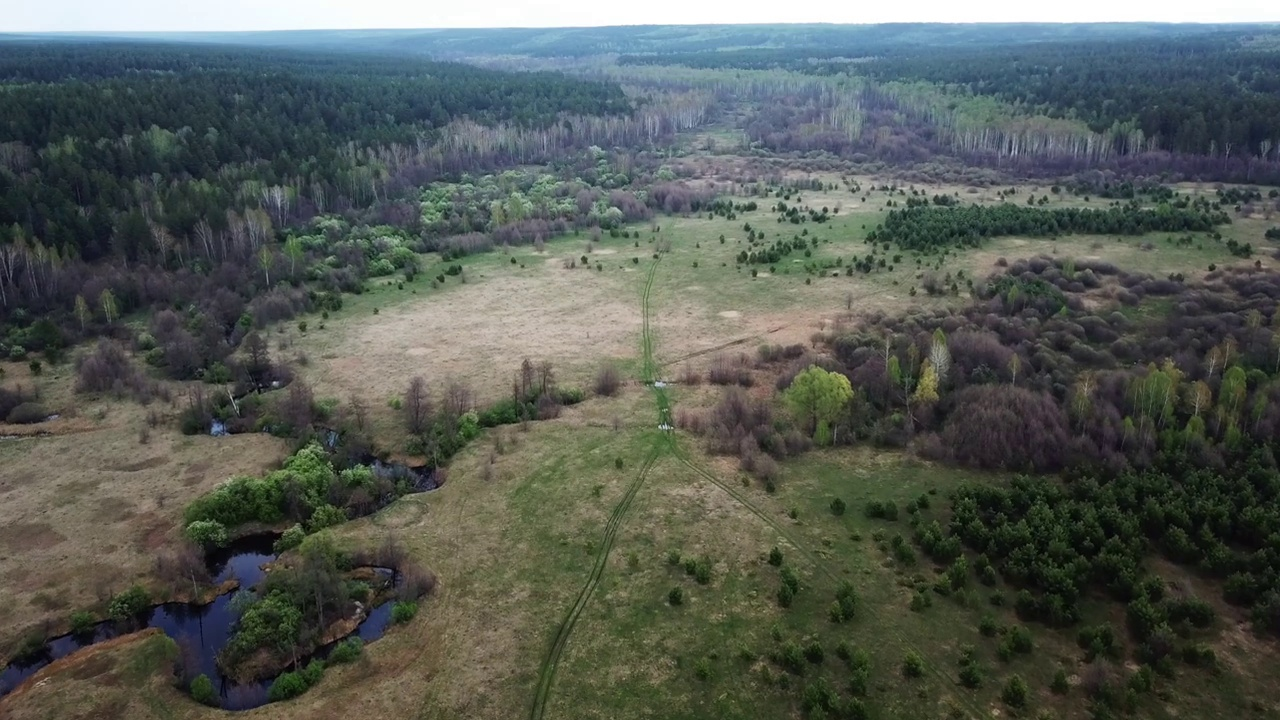
#> input picture field_frames/frame1130.jpg, 1280 x 720 px, found by its file name
$ python main.py
#> lines starting #> are read from the running program, lines starting #| are printed output that depends on the picture
### sourse/denseRLOF.py
import numpy as np
import cv2 as cv


def drlof():
    # [6 lines of commented-out code are left out]
    frame1 = cv.imread("frame1130.jpg")
#> frame1 is the input picture: shape (720, 1280, 3); mean B, G, R 85.2, 90.9, 84.8
    frame2 = cv.imread("frame1150.jpg")
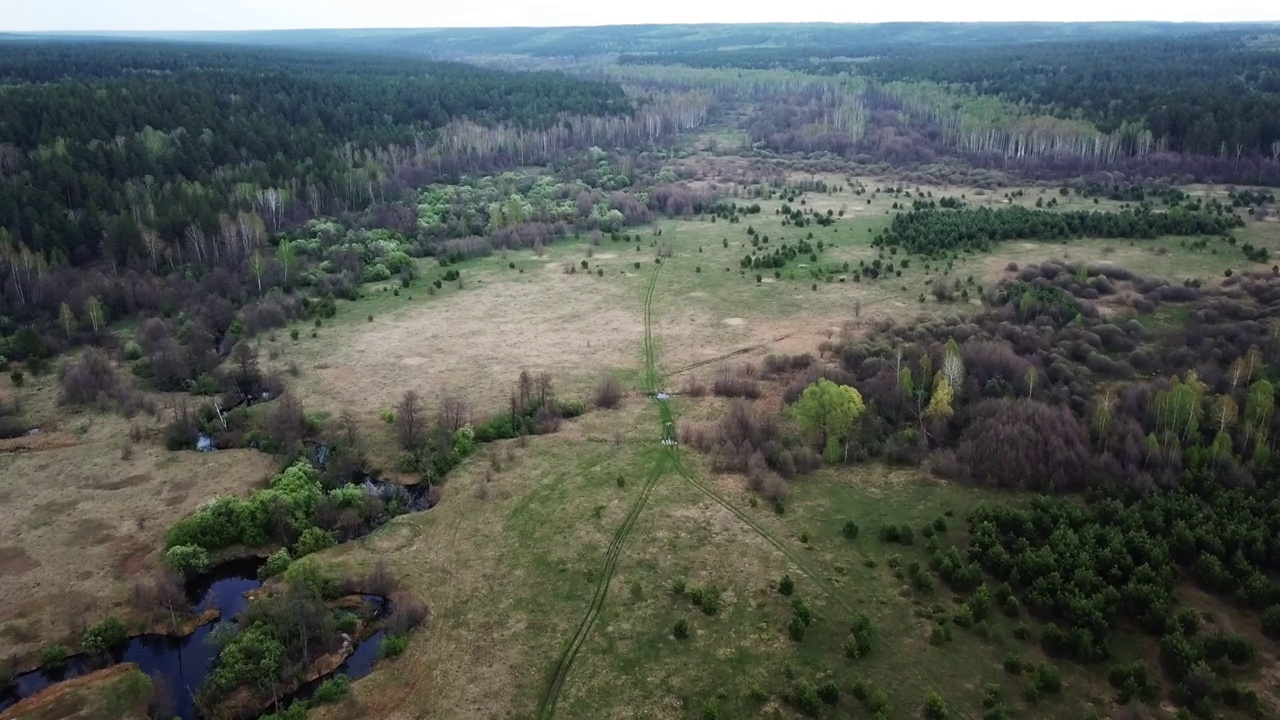
#> input picture field_frames/frame1150.jpg, 1280 x 720 px, found by its file name
#> frame2 is the input picture: shape (720, 1280, 3); mean B, G, R 85.3, 90.8, 84.7
    new_h = int(frame1.shape[0]*(1))
#> new_h = 720
    new_w = int(frame1.shape[1]*(1))
#> new_w = 1280
    prvs = cv.resize(frame1, (new_w, new_h))
    next = cv.resize(frame2, (new_w, new_h))

    hsv = np.zeros_like(prvs)
    hsv[..., 1] = 255

    m = cv.optflow.DenseRLOFOpticalFlow.create()
    m.setGridStep((6, 6))
    m.setForwardBackward(0)
    flow = m.calc(prvs, next, None)
    mag, ang = cv.cartToPolar(flow[..., 0], flow[..., 1])
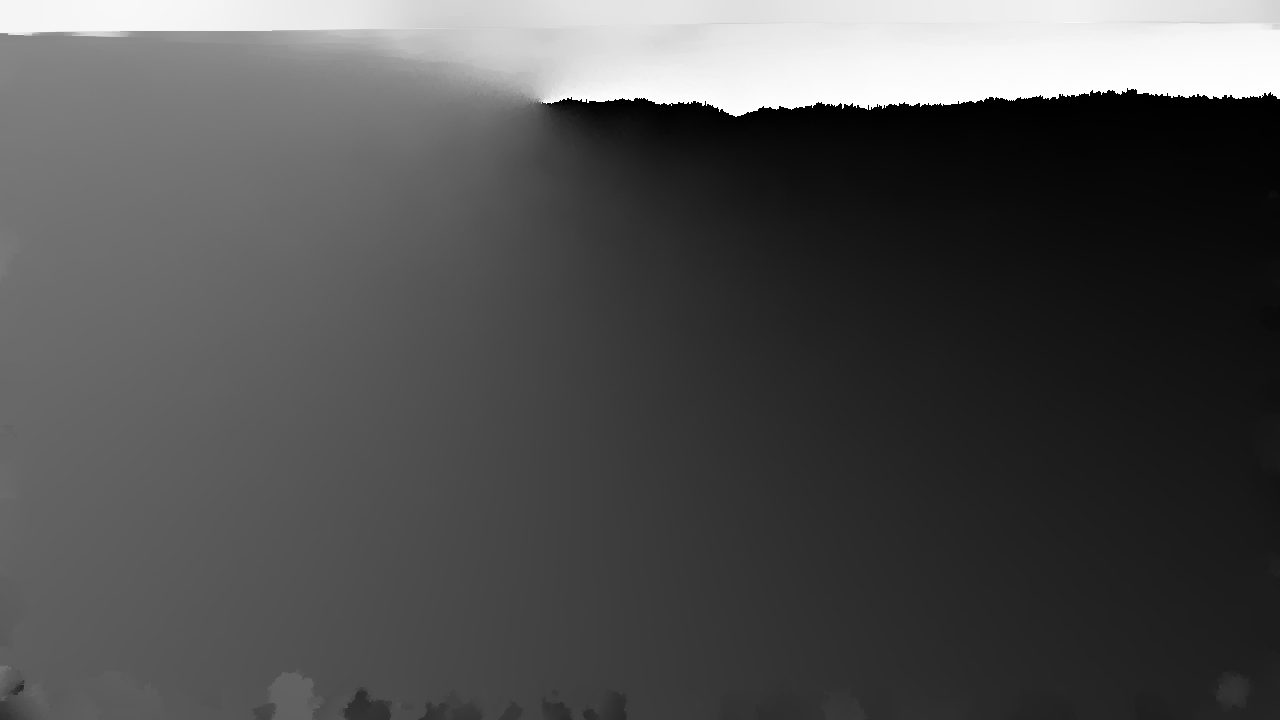
#> ang: shape (720, 1280) float32; min 1.17e-06, max 6.28, mean 1.98; drawn with min black and max white
    #find_move(ang)

    hsv[..., 0] = ang * 180 / np.pi / 2
    hsv[..., 2] = cv.normalize(mag, None, 0, 255, cv.NORM_MINMAX)
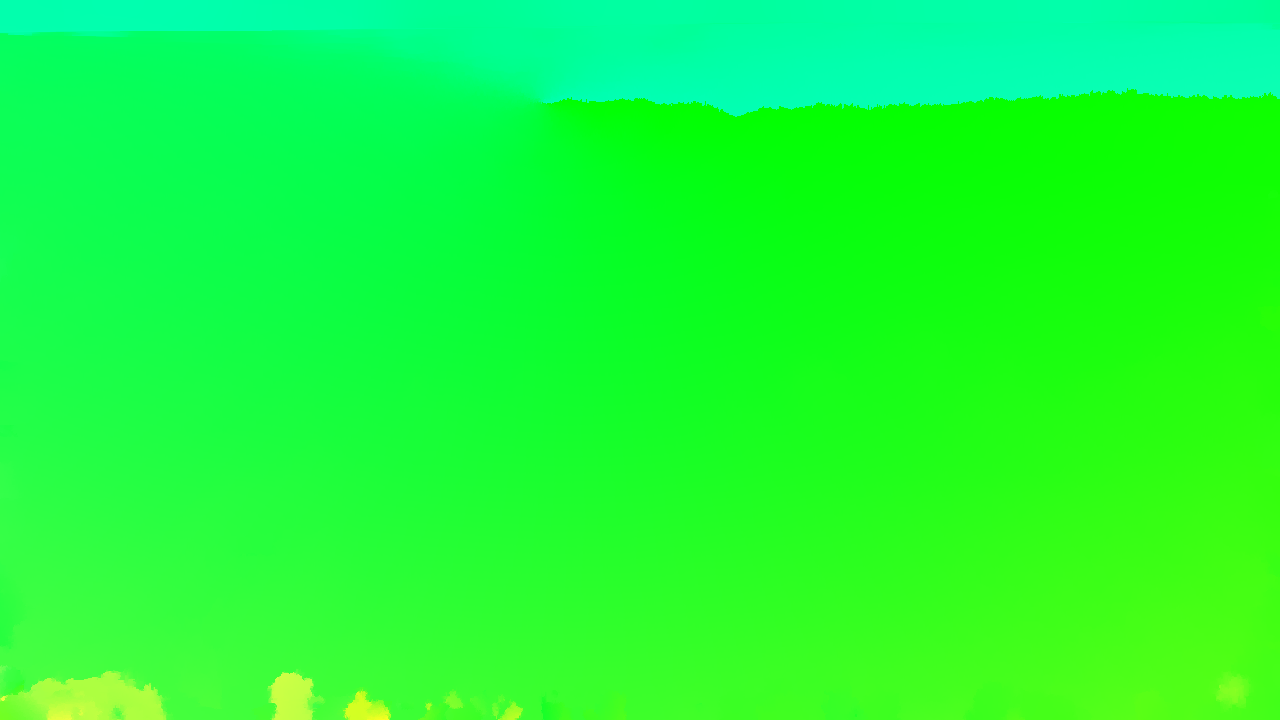
#> hsv: shape (720, 1280, 3); mean of channels 0, 1, 2 56.3, 255, 27.6; drawn as B, G, R
    bgr = cv.cvtColor(hsv, cv.COLOR_HSV2BGR)
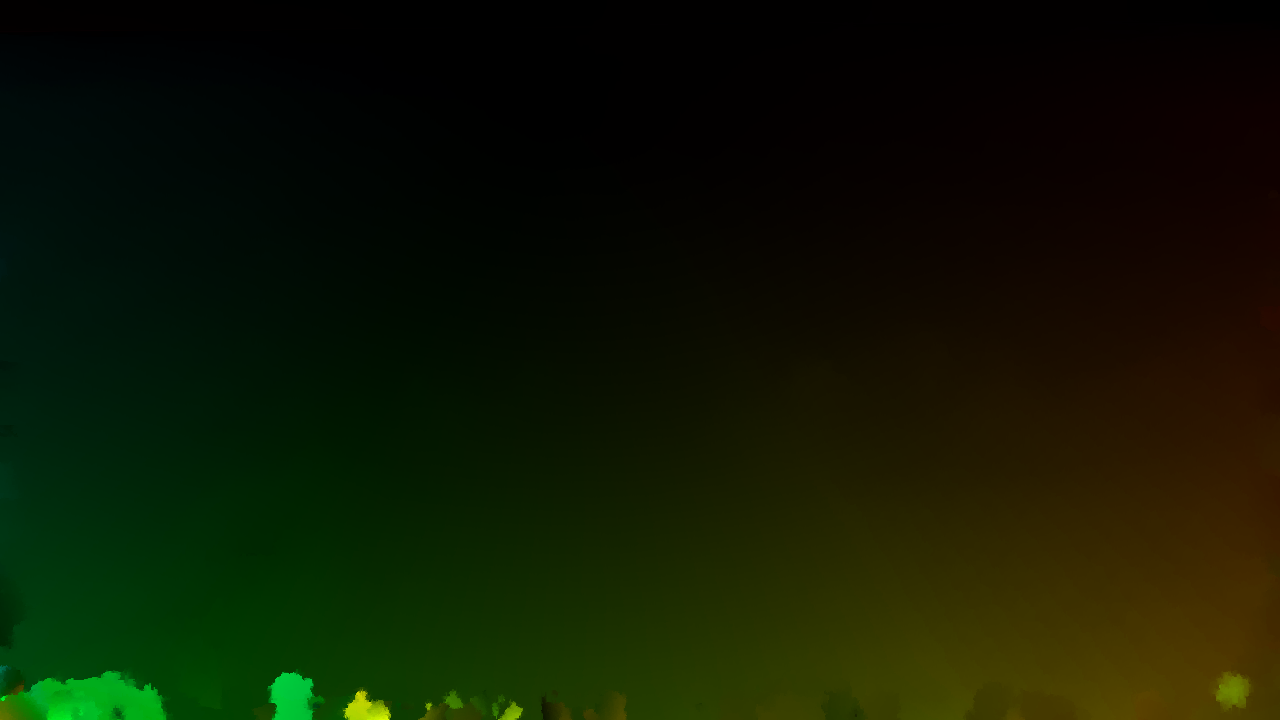
#> bgr: shape (720, 1280, 3); mean B, G, R 1.8, 23.7, 15.5
    bgr = cv.resize(bgr, (new_w*1, new_h*1))
    cv.imwrite('res_drlof_11010.jpg', bgr)
    #find_move(ang)

# [34 lines left out: function find_move, not called in this run]

### sourse/main.py
from datetime import datetime
import time
from farnback import farn
from simpleflow import sf
from sparsetodense import std
from dualtvl1 import dtvl1
from pca import pca
from deep import df #banned
from denseRLOF import drlof
from VR import get_frames
from LK import LK


if __name__ == '__main__':
    start_time = datetime.now()
    for i in range(1):
        drlof()
    print((datetime.now() - start_time))
